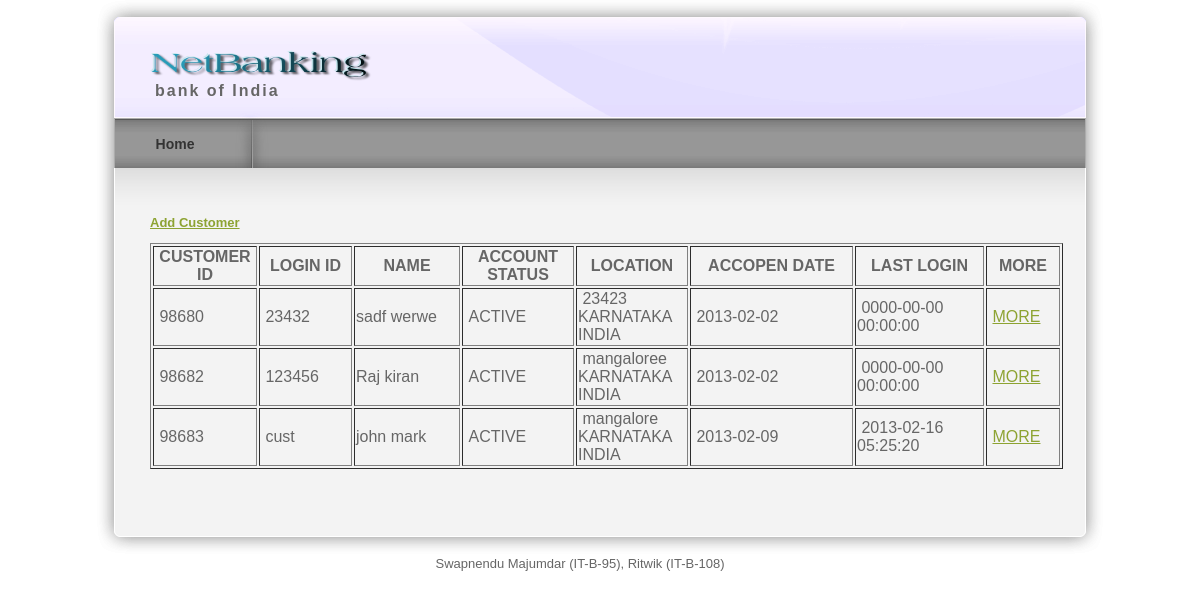
Screenshot of /viewcustomer.php with the database file from the repository.
### tables this page shows
CREATE TABLE IF NOT EXISTS `customers` (
  `customerid` int(10) NOT NULL AUTO_INCREMENT,
  `ifsccode` varchar(25) NOT NULL,
  `firstname` varchar(25) NOT NULL,
  `lastname` varchar(25) NOT NULL,
  `loginid` varchar(25) NOT NULL,
  `accpassword` varchar(50) NOT NULL,
  `transpasword` varchar(50) NOT NULL,
  `accstatus` varchar(25) NOT NULL,
  `city` varchar(25) NOT NULL,
  `state` varchar(25) NOT NULL,
  `country` varchar(25) NOT NULL,
  `accopendate` date NOT NULL,
  `lastlogin` datetime NOT NULL,
  PRIMARY KEY (`customerid`)
);

### viewcustomer.php (the view, shortened to what this page needs)
<?php
include("header.php");
$custarray = mysql_query("select * from customers");
?>
<div id="templatemo_main">
  <p><a href="customer.php"><strong>Add Customer</strong></a></p>
  <table width="913" height="38" border="1">
    <tr>
      <th width="100" scope="col">CUSTOMER ID</th>
      <th width="89" scope="col">LOGIN ID</th>
      <th width="102" scope="col">NAME</th>
      <th width="108" scope="col">ACCOUNT <br />
      STATUS</th>
      <th width="108" scope="col">LOCATION</th>
      <th width="159" scope="col">ACCOPEN DATE</th>
      <th width="125" scope="col">LAST LOGIN</th>
      <th width="70" scope="col">MORE</th>
    </tr>
    <?php
 while($customer = mysql_fetch_array($custarray))
	  {
echo " <tr>
      <td>&nbsp;$customer[customerid]</td>
      <td>&nbsp;$customer[loginid]</td>
      <td>$customer[firstname]&nbsp;$customer[lastname]</td>
        <td>&nbsp;$customer[accstatus]</td>
      <td>&nbsp;$customer[city]<br> $customer[state]<br> $customer[country]</td>
     <td>&nbsp;$customer[accopendate]</td>
      <td>&nbsp;$customer[lastlogin]</td>
	  <td>&nbsp;<a href='customerinf.php?custid=$customer[customerid]'>MORE</a>&nbsp;</td>
    </tr>";
	  }
	 ?>
  </table>
  <span class="main_top"></span>
</div>
    <div id="templatemo_main_bottom"></div>
    <?php
	include("footer.php");
	?>

### templatemo_style.css (style rules this page uses)
body { margin: 0px; padding: 0px; color: #666; font-family: Helevetica,Arial,sans-serif; font-size: 13px; line-height:1.5em; background-color: #fff; background-repeat: repeat-x; }
a, a:link, a:visited { color: #8da332; }
p { margin: 0px; padding: 0 0 10px 0; }
#templatemo_main { position: relative; width: 900px; padding: 45px 55px; background: url(images/templatemo_content.png) repeat-y; }
#templatemo_main .main_top { position: absolute; top: 0; left: 20px; width: 970px; height: 45px; background: url(images/templatemo_content_top.png) no-repeat; }
#templatemo_main_bottom { width: 1010px; height: 40px; background: url(images/templatemo_content_bottom.png) no-repeat; }

### rows the page displays
customers: customerid "98680", loginid "23432", firstname "sadf", lastname "werwe", accstatus "ACTIVE", city "23423", state "KARNATAKA", country "INDIA", accopendate "2013-02-02", lastlogin "0000-00-00 00:00:00"
customers: customerid "98682", loginid "123456", firstname "Raj", lastname "kiran", accstatus "ACTIVE", city "mangaloree", state "KARNATAKA", country "INDIA", accopendate "2013-02-02", lastlogin "0000-00-00 00:00:00"
customers: customerid "98683", loginid "cust", firstname "john", lastname "mark", accstatus "ACTIVE", city "mangalore", state "KARNATAKA", country "INDIA", accopendate "2013-02-09", lastlogin "2013-02-16 05:25:20"
